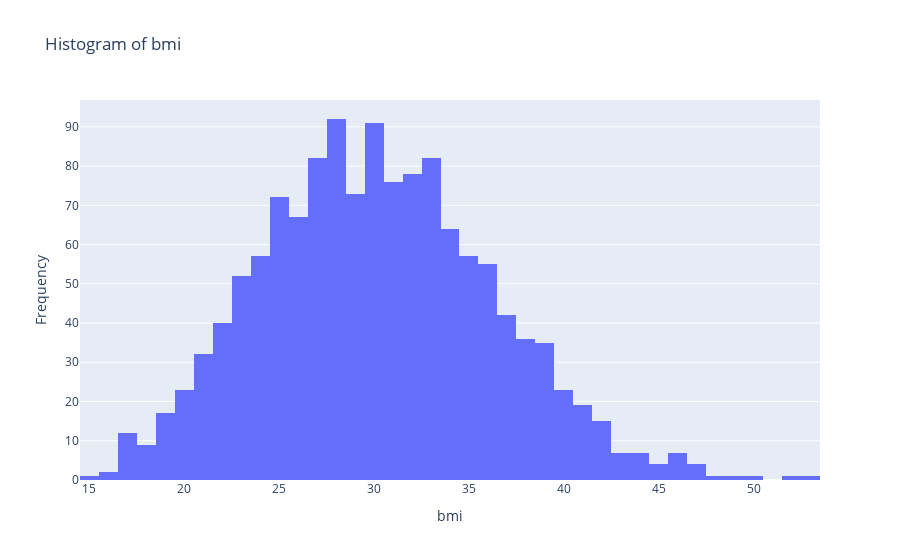

Here is the notebook cell this chart was saved with:
### Code cell
fig = px.histogram(x, x='bmi', title='Histogram of bmi')
fig.update_xaxes(title_text='bmi')
fig.update_yaxes(title_text='Frequency')

fig.show()

### Figure 1 — Plotly figure (JSON) as saved in the notebook; plotly's stock layout.template omitted (floating-point values rounded to 4 significant figures; data arrays with more than 128 entries replaced by an {"elided": "..."} marker saying what was removed)
{"data": [{"alignmentgroup": "True", "bingroup": "x", "hovertemplate": "bmi=%{x}<br>count=%{y}<extra></extra>", "legendgroup": "", "marker": {"color": "#636efa", "pattern": {"shape": ""}}, "name": "", "offsetgroup": "", "orientation": "v", "showlegend": false, "type": "histogram", "x": {"elided": "1338 int values"}, "xaxis": "x", "yaxis": "y"}], "layout": {"autosize": true, "barmode": "relative", "legend": {"tracegroupgap": 0}, "title": {"text": "Histogram of bmi"}, "xaxis": {"anchor": "y", "autorange": true, "domain": [0, 1], "range": [14.5, 53.5], "title": {"text": "bmi"}, "type": "linear"}, "yaxis": {"anchor": "x", "autorange": true, "domain": [0, 1], "range": [0, 96.84], "title": {"text": "Frequency"}}}}
